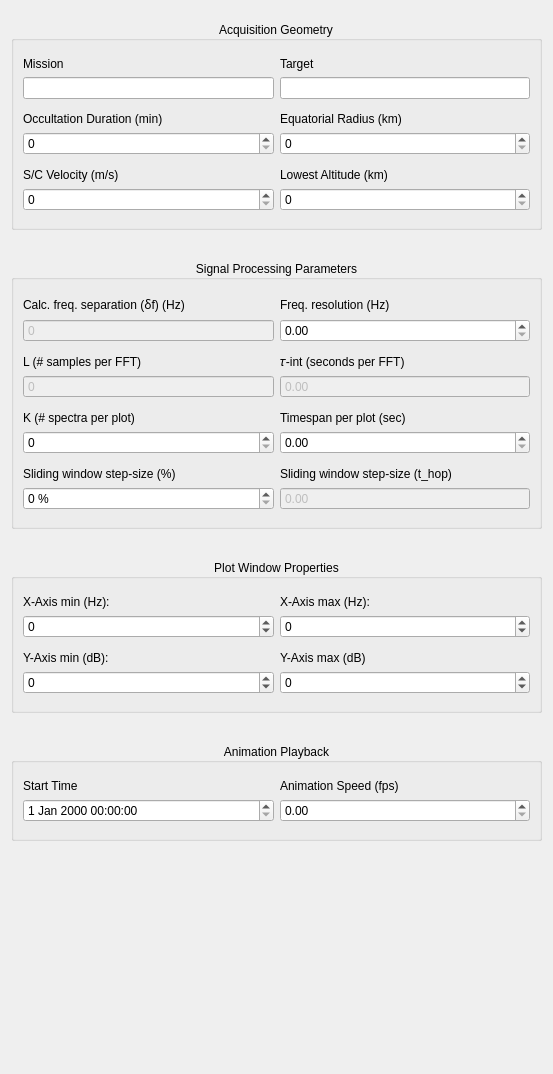
              <widget class="QWidget" name="scrollAreaWidgetContents">
               <property name="geometry">
                <rect>
                 <x>0</x>
                 <y>-463</y>
                 <width>553</width>
                 <height>1074</height>
                </rect>
               </property>
               <layout class="QVBoxLayout" name="verticalLayout_3">
                <item>
                 <layout class="QVBoxLayout" name="verticalLayout">
                  <property name="spacing">
                   <number>30</number>
                  </property>
                  <property name="topMargin">
                   <number>10</number>
                  </property>
                  <property name="bottomMargin">
                   <number>22</number>
                  </property>
                  <item>
                   <widget class="QGroupBox" name="group_aq_geometry">
                    <property name="title">
                     <string>Acquisition Geometry</string>
                    </property>
                    <property name="alignment">
                     <set>Qt::AlignCenter</set>
                    </property>
                    <layout class="QGridLayout" name="gridLayout_3">
                     <property name="topMargin">
                      <number>16</number>
                     </property>
                     <property name="bottomMargin">
                      <number>16</number>
                     </property>
                     <item row="1" column="0">
                      <widget class="QLabel" name="lbl_mission">
                       <property name="text">
                        <string>Mission</string>
                       </property>
                      </widget>
                     </item>
                     <item row="9" column="1">
                      <widget class="QLabel" name="lbl_lowest_alt">
                       <property name="text">
                        <string>Lowest Altitude (km)</string>
                       </property>
                      </widget>
                     </item>
                     <item row="7" column="1">
                      <widget class="QDoubleSpinBox" name="spin_eq_radius">
                       <property name="decimals">
                        <number>0</number>
                       </property>
                       <property name="maximum">
                        <double>100000.000000000000000</double>
                       </property>
                      </widget>
                     </item>
                     <item row="7" column="0">
                      <widget class="QDoubleSpinBox" name="spin_occ_duration">
                       <property name="decimals">
                        <number>0</number>
                       </property>
                       <property name="maximum">
                        <double>1000.000000000000000</double>
                       </property>
                      </widget>
                     </item>
                     <item row="9" column="0">
                      <widget class="QLabel" name="lbl_sc_veolcity">
                       <property name="text">
                        <string>S/C Velocity (m/s)</string>
                       </property>
                      </widget>
                     </item>
                     <item row="10" column="1">
                      <widget class="QDoubleSpinBox" name="spin_lowest_alt">
                       <property name="decimals">
                        <number>0</number>
                       </property>
                       <property name="maximum">
                        <double>10000.000000000000000</double>
                       </property>
                      </widget>
                     </item>
                     <item row="6" column="1">
                      <widget class="QLabel" name="lbl_eq_radius">
                       <property name="text">
                        <string>Equatorial Radius (km)</string>
                       </property>
                      </widget>
                     </item>
                     <item row="8" column="0">
                      <spacer name="verticalSpacer_8">
                       <property name="orientation">
                        <enum>Qt::Vertical</enum>
                       </property>
                       <property name="sizeType">
                        <enum>QSizePolicy::Fixed</enum>
                       </property>
                       <property name="sizeHint" stdset="0">
                        <size>
                         <width>20</width>
                         <height>7</height>
                        </size>
                       </property>
                      </spacer>
                     </item>
                     <item row="10" column="0">
                      <widget class="QDoubleSpinBox" name="spin_sc_velocity">
                       <property name="decimals">
                        <number>0</number>
                       </property>
                       <property name="maximum">
                        <double>10000.000000000000000</double>
                       </property>
                      </widget>
                     </item>
                     <item row="5" column="0">
                      <spacer name="verticalSpacer_7">
                       <property name="orientation">
                        <enum>Qt::Vertical</enum>
                       </property>
                       <property name="sizeType">
                        <enum>QSizePolicy::Fixed</enum>
                       </property>
                       <property name="sizeHint" stdset="0">
                        <size>
                         <width>20</width>
                         <height>7</height>
                        </size>
                       </property>
                      </spacer>
                     </item>
                     <item row="6" column="0">
                      <widget class="QLabel" name="lbl_occ_duration">
                       <property name="text">
                        <string>Occultation Duration (min)</string>
                       </property>
                      </widget>
                     </item>
                     <item row="2" column="0">
                      <widget class="QLineEdit" name="line_edit_mission">
                       <property name="readOnly">
                        <bool>true</bool>
                       </property>
                      </widget>
                     </item>
                     <item row="1" column="1">
                      <widget class="QLabel" name="lbl_target">
                       <property name="text">
                        <string>Target</string>
                       </property>
                      </widget>
                     </item>
                     <item row="2" column="1">
                      <widget class="QLineEdit" name="line_edit_target">
                       <property name="readOnly">
                        <bool>true</bool>
                       </property>
                      </widget>
                     </item>
                    </layout>
                   </widget>
                  </item>
                  <item>
                   <widget class="QGroupBox" name="group_radio_analysis">
                    <property name="title">
                     <string>Signal Processing Parameters</string>
                    </property>
                    <property name="alignment">
                     <set>Qt::AlignCenter</set>
                    </property>
                    <layout class="QGridLayout" name="gridLayout_4">
                     <property name="topMargin">
                      <number>16</number>
                     </property>
                     <property name="bottomMargin">
                      <number>16</number>
                     </property>
                     <item row="4" column="0">
                      <widget class="QDoubleSpinBox" name="spin_l_win">
                       <property name="enabled">
                        <bool>false</bool>
                       </property>
                       <property name="buttonSymbols">
                        <enum>QAbstractSpinBox::NoButtons</enum>
                       </property>
                       <property name="decimals">
                        <number>0</number>
                       </property>
                       <property name="maximum">
                        <double>1000000.000000000000000</double>
                       </property>
                      </widget>
                     </item>
                     <item row="4" column="1">
                      <widget class="QDoubleSpinBox" name="spin_t_int">
                       <property name="enabled">
                        <bool>false</bool>
                       </property>
                       <property name="buttonSymbols">
                        <enum>QAbstractSpinBox::NoButtons</enum>
                       </property>
                       <property name="decimals">
                        <number>2</number>
                       </property>
                       <property name="maximum">
                        <double>1000.000000000000000</double>
                       </property>
                      </widget>
                     </item>
                     <item row="7" column="1">
                      <widget class="QDoubleSpinBox" name="spin_timespan">
                       <property name="maximum">
                        <double>1000.000000000000000</double>
                       </property>
                      </widget>
                     </item>
                     <item row="7" column="0">
                      <widget class="QDoubleSpinBox" name="spin_k_spec">
                       <property name="enabled">
                        <bool>true</bool>
                       </property>
                       <property name="decimals">
                        <number>0</number>
                       </property>
                       <property name="maximum">
                        <double>1000.000000000000000</double>
                       </property>
                      </widget>
                     </item>
                     <item row="0" column="1">
                      <widget class="QLabel" name="lbl_freq_res">
                       <property name="text">
                        <string>Freq. resolution (Hz)</string>
                       </property>
                      </widget>
                     </item>
                     <item row="6" column="0">
                      <widget class="QLabel" name="lbl_k_spec">
                       <property name="text">
                        <string>K (# spectra per plot)</string>
                       </property>
                      </widget>
                     </item>
                     <item row="1" column="0">
                      <widget class="QDoubleSpinBox" name="spin_freq_separation">
                       <property name="enabled">
                        <bool>false</bool>
                       </property>
                       <property name="buttonSymbols">
                        <enum>QAbstractSpinBox::NoButtons</enum>
                       </property>
                       <property name="decimals">
                        <number>0</number>
                       </property>
                       <property name="maximum">
                        <double>1000.000000000000000</double>
                       </property>
                      </widget>
                     </item>
                     <item row="9" column="1">
                      <widget class="QLabel" name="lbl_t_hop">
                       <property name="text">
                        <string>Sliding window step-size (t_hop)</string>
                       </property>
                      </widget>
                     </item>
                     <item row="10" column="1">
                      <widget class="QDoubleSpinBox" name="spin_t_hop">
                       <property name="enabled">
                        <bool>false</bool>
                       </property>
                       <property name="buttonSymbols">
                        <enum>QAbstractSpinBox::NoButtons</enum>
                       </property>
                       <property name="maximum">
                        <double>1000.000000000000000</double>
                       </property>
                      </widget>
                     </item>
                     <item row="3" column="0">
                      <widget class="QLabel" name="lbl_l_win">
                       <property name="text">
                        <string>L (# samples per FFT)</string>
                       </property>
                      </widget>
                     </item>
                     <item row="3" column="1">
                      <widget class="QLabel" name="lbl_t_int">
                       <property name="text">
                        <string>𝜏-int (seconds per FFT)</string>
                       </property>
                      </widget>
                     </item>
                     <item row="1" column="1">
                      <widget class="QDoubleSpinBox" name="spin_freq_res">
                       <property name="enabled">
                        <bool>true</bool>
                       </property>
                       <property name="decimals">
                        <number>2</number>
                       </property>
                       <property name="maximum">
                        <double>1000.000000000000000</double>
                       </property>
                       <property name="singleStep">
                        <double>0.010000000000000</double>
                       </property>
                      </widget>
                     </item>
                     <item row="0" column="0">
                      <widget class="QLabel" name="lbl_freq_separation">
                       <property name="text">
                        <string>Calc. freq. separation (ẟf) (Hz)</string>
                       </property>
                      </widget>
                     </item>
                     <item row="6" column="1">
                      <widget class="QLabel" name="lbl_timespan">
                       <property name="text">
                        <string>Timespan per plot (sec)</string>
                       </property>
                      </widget>
                     </item>
                     <item row="9" column="0">
                      <widget class="QLabel" name="lbl_moving_overlap">
                       <property name="text">
                        <string>Sliding window step-size (%)</string>
                       </property>
                      </widget>
                     </item>
                     <item row="10" column="0">
                      <widget class="QDoubleSpinBox" name="spin_moving_overlap">
                       <property name="enabled">
                        <bool>true</bool>
                       </property>
                       <property name="suffix">
                        <string> %</string>
                       </property>
                       <property name="decimals">
                        <number>0</number>
                       </property>
                      </widget>
                     </item>
                     <item row="2" column="0">
                      <spacer name="verticalSpacer_9">
                       <property name="orientation">
                        <enum>Qt::Vertical</enum>
                       </property>
                       <property name="sizeType">
                        <enum>QSizePolicy::Fixed</enum>
                       </property>
                       <property name="sizeHint" stdset="0">
                        <size>
                         <width>20</width>
                         <height>7</height>
                        </size>
                       </property>
                      </spacer>
                     </item>
                     <item row="5" column="0">
                      <spacer name="verticalSpacer_10">
                       <property name="orientation">
                        <enum>Qt::Vertical</enum>
                       </property>
                       <property name="sizeType">
                        <enum>QSizePolicy::Fixed</enum>
                       </property>
                       <property name="sizeHint" stdset="0">
                        <size>
                         <width>20</width>
                         <height>7</height>
                        </size>
                       </property>
                      </spacer>
                     </item>
                     <item row="8" column="0">
                      <spacer name="verticalSpacer_11">
                       <property name="orientation">
                        <enum>Qt::Vertical</enum>
                       </property>
                       <property name="sizeType">
                        <enum>QSizePolicy::Fixed</enum>
                       </property>
                       <property name="sizeHint" stdset="0">
                        <size>
                         <width>20</width>
                         <height>7</height>
                        </size>
                       </property>
                      </spacer>
                     </item>
                    </layout>
                   </widget>
                  </item>
                  <item>
                   <widget class="QGroupBox" name="group_wind_props">
                    <property name="title">
                     <string>Plot Window Properties</string>
                    </property>
                    <property name="alignment">
                     <set>Qt::AlignCenter</set>
                    </property>
                    <layout class="QGridLayout" name="gridLayout_5">
                     <property name="topMargin">
                      <number>16</number>
                     </property>
                     <property name="bottomMargin">
                      <number>16</number>
                     </property>
                     <item row="0" column="1">
                      <widget class="QLabel" name="lbl_xmax">
                       <property name="text">
                        <string>X-Axis max (Hz):</string>
                       </property>
                      </widget>
                     </item>
                     <item row="4" column="1">
                      <widget class="QDoubleSpinBox" name="spin_ymax">
                       <property name="decimals">
                        <number>0</number>
                       </property>
                       <property name="minimum">
                        <double>-1000.000000000000000</double>
                       </property>
                       <property name="maximum">
                        <double>1000.000000000000000</double>
                       </property>
                      </widget>
                     </item>
                     <item row="3" column="1">
                      <widget class="QLabel" name="lbl_ymax">
                       <property name="text">
                        <string>Y-Axis max (dB)</string>
                       </property>
                      </widget>
                     </item>
                     <item row="4" column="0">
                      <widget class="QDoubleSpinBox" name="spin_ymin">
                       <property name="decimals">
                        <number>0</number>
                       </property>
                       <property name="minimum">
                        <double>-1000.000000000000000</double>
                       </property>
                       <property name="maximum">
                        <double>1000.000000000000000</double>
                       </property>
                      </widget>
                     </item>
                     <item row="0" column="0">
                      <widget class="QLabel" name="lbl_xmin">
                       <property name="text">
                        <string>X-Axis min (Hz):</string>
                       </property>
                      </widget>
                     </item>
                     <item row="1" column="1">
                      <widget class="QDoubleSpinBox" name="spin_xmax">
                       <property name="decimals">
                        <number>0</number>
                       </property>
                       <property name="minimum">
                        <double>-10000.000000000000000</double>
                       </property>
                       <property name="maximum">
                        <double>10000.000000000000000</double>
                       </property>
                      </widget>
                     </item>
                     <item row="3" column="0">
                      <widget class="QLabel" name="lbl_ymin">
                       <property name="text">
                        <string>Y-Axis min (dB):</string>
                       </property>
                      </widget>
                     </item>
                     <item row="1" column="0">
                      <widget class="QDoubleSpinBox" name="spin_xmin">
                       <property name="decimals">
                        <number>0</number>
                       </property>
                       <property name="minimum">
                        <double>-10000.000000000000000</double>
                       </property>
                       <property name="maximum">
                        <double>10000.000000000000000</double>
                       </property>
                      </widget>
                     </item>
                     <item row="2" column="0">
                      <spacer name="verticalSpacer_12">
                       <property name="orientation">
                        <enum>Qt::Vertical</enum>
                       </property>
                       <property name="sizeType">
                        <enum>QSizePolicy::Fixed</enum>
                       </property>
                       <property name="sizeHint" stdset="0">
                        <size>
                         <width>20</width>
                         <height>7</height>
                        </size>
                       </property>
                      </spacer>
                     </item>
                    </layout>
                   </widget>
                  </item>
                  <item>
                   <widget class="QGroupBox" name="group_ani_playback">
                    <property name="title">
                     <string>Animation Playback</string>
                    </property>
                    <property name="alignment">
                     <set>Qt::AlignCenter</set>
                    </property>
                    <layout class="QGridLayout" name="gridLayout_2">
                     <property name="topMargin">
                      <number>16</number>
                     </property>
                     <property name="bottomMargin">
                      <number>16</number>
                     </property>
                     <item row="0" column="0">
                      <widget class="QLabel" name="lbl_start_sec">
                       <property name="text">
                        <string>Start Time</string>
                       </property>
                      </widget>
                     </item>
                     <item row="0" column="1">
                      <widget class="QLabel" name="lbl_ani_speed">
                       <property name="text">
                        <string>Animation Speed (fps)</string>
                       </property>
                      </widget>
                     </item>
                     <item row="1" column="1">
                      <widget class="QDoubleSpinBox" name="spin_ani_speed">
                       <property name="decimals">
                        <number>2</number>
                       </property>
                       <property name="maximum">
                        <double>10.000000000000000</double>
                       </property>
                      </widget>
                     </item>
                     <item row="1" column="0">
                      <widget class="QDateTimeEdit" name="dateTimeEdit_start"/>
                     </item>
                    </layout>
                   </widget>
                  </item>
                  <item>
                   <spacer name="verticalSpacer_4">
                    <property name="orientation">
                     <enum>Qt::Vertical</enum>
                    </property>
                    <property name="sizeHint" stdset="0">
                     <size>
                      <width>20</width>
                      <height>10</height>
                     </size>
                    </property>
                   </spacer>
                  </item>
                 </layout>
                </item>
               </layout>
              </widget>
